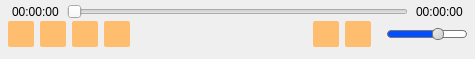
<?xml version="1.0" encoding="UTF-8"?>
<ui version="4.0">
 <class>Form</class>
 <widget class="QWidget" name="Form">
  <property name="geometry">
   <rect>
    <x>0</x>
    <y>0</y>
    <width>475</width>
    <height>59</height>
   </rect>
  </property>
  <property name="windowTitle">
   <string>Form</string>
  </property>
  <layout class="QGridLayout" name="gridLayout">
   <property name="leftMargin">
    <number>0</number>
   </property>
   <property name="topMargin">
    <number>0</number>
   </property>
   <property name="rightMargin">
    <number>0</number>
   </property>
   <property name="bottomMargin">
    <number>8</number>
   </property>
   <property name="spacing">
    <number>0</number>
   </property>
   <item row="1" column="0">
    <widget class="QWidget" name="controlWidget" native="true">
     <property name="sizePolicy">
      <sizepolicy hsizetype="Expanding" vsizetype="Maximum">
       <horstretch>0</horstretch>
       <verstretch>0</verstretch>
      </sizepolicy>
     </property>
     <property name="styleSheet">
      <string notr="true">#volumeSlider::groove:horizontal {
	border: 1px solid #bbb;
	background: white;
	height: 6px;
	border-radius: 4px;
}

#volumeSlider::sub-page:horizontal {
	background: rgb(1, 77, 255);
	border: 1px solid #777;
	height: 10px;
	border-radius: 4px;
}

#volumeSlider::handle:horizontal {
	background: qlineargradient(x1:0, y1:0, x2:1, y2:1, stop:0 #eee, stop:1 #ccc);
	border: 1px solid #777;
	width: 10px;
	margin-top: -3px;
	margin-bottom: -3px;
	border-radius: 5px;
}

#volumeSlider::add-page:horizontal {
	background: #fff;
	border: 1px solid #777;
	height: 10px;
	border-radius: 4px;
}

QPushButton{
   	border-color: rgb(255, 219, 168);
   	background-color: rgb(255, 190, 111);
	border-radius: 2px;
}

QPushButton:hover {
	border: 1px solid rgb(24, 103, 155);
	background-color: rgb(255, 163, 72);
	border-radius: 3px;
}

QPushButton:pressed {
	border: 1px solid rgb(24, 103, 155);
	background-color: rgb(230, 97, 0);
	border-radius: 4px;
 }</string>
     </property>
     <layout class="QHBoxLayout" name="horizontalLayout_2">
      <property name="leftMargin">
       <number>8</number>
      </property>
      <property name="topMargin">
       <number>2</number>
      </property>
      <property name="rightMargin">
       <number>8</number>
      </property>
      <property name="bottomMargin">
       <number>2</number>
      </property>
      <item>
       <widget class="QPushButton" name="playButton">
        <property name="minimumSize">
         <size>
          <width>26</width>
          <height>26</height>
         </size>
        </property>
        <property name="maximumSize">
         <size>
          <width>26</width>
          <height>26</height>
         </size>
        </property>
        <property name="baseSize">
         <size>
          <width>30</width>
          <height>30</height>
         </size>
        </property>
        <property name="toolTip">
         <string>play/pause</string>
        </property>
        <property name="toolTipDuration">
         <number>2</number>
        </property>
        <property name="styleSheet">
         <string notr="true"/>
        </property>
        <property name="text">
         <string/>
        </property>
        <property name="icon">
         <iconset resource="resource.qrc">
          <normaloff>:/images/icons/play.png</normaloff>:/images/icons/play.png</iconset>
        </property>
        <property name="shortcut">
         <string>Space</string>
        </property>
        <property name="flat">
         <bool>false</bool>
        </property>
       </widget>
      </item>
      <item>
       <widget class="QPushButton" name="stopButton">
        <property name="minimumSize">
         <size>
          <width>26</width>
          <height>26</height>
         </size>
        </property>
        <property name="maximumSize">
         <size>
          <width>26</width>
          <height>26</height>
         </size>
        </property>
        <property name="baseSize">
         <size>
          <width>30</width>
          <height>30</height>
         </size>
        </property>
        <property name="toolTip">
         <string>stop</string>
        </property>
        <property name="toolTipDuration">
         <number>2</number>
        </property>
        <property name="text">
         <string/>
        </property>
        <property name="icon">
         <iconset resource="resource.qrc">
          <normaloff>:/images/icons/stop.png</normaloff>:/images/icons/stop.png</iconset>
        </property>
        <property name="shortcut">
         <string>S</string>
        </property>
        <property name="flat">
         <bool>false</bool>
        </property>
       </widget>
      </item>
      <item>
       <widget class="QPushButton" name="previousButton">
        <property name="minimumSize">
         <size>
          <width>26</width>
          <height>26</height>
         </size>
        </property>
        <property name="maximumSize">
         <size>
          <width>26</width>
          <height>26</height>
         </size>
        </property>
        <property name="baseSize">
         <size>
          <width>30</width>
          <height>30</height>
         </size>
        </property>
        <property name="toolTip">
         <string>previous</string>
        </property>
        <property name="toolTipDuration">
         <number>2</number>
        </property>
        <property name="text">
         <string/>
        </property>
        <property name="icon">
         <iconset resource="resource.qrc">
          <normaloff>:/images/icons/previous.png</normaloff>:/images/icons/previous.png</iconset>
        </property>
        <property name="shortcut">
         <string>P</string>
        </property>
        <property name="flat">
         <bool>false</bool>
        </property>
       </widget>
      </item>
      <item>
       <widget class="QPushButton" name="nextButton">
        <property name="minimumSize">
         <size>
          <width>26</width>
          <height>26</height>
         </size>
        </property>
        <property name="maximumSize">
         <size>
          <width>26</width>
          <height>26</height>
         </size>
        </property>
        <property name="baseSize">
         <size>
          <width>30</width>
          <height>30</height>
         </size>
        </property>
        <property name="toolTip">
         <string>next</string>
        </property>
        <property name="toolTipDuration">
         <number>2</number>
        </property>
        <property name="text">
         <string/>
        </property>
        <property name="icon">
         <iconset resource="resource.qrc">
          <normaloff>:/images/icons/next.png</normaloff>:/images/icons/next.png</iconset>
        </property>
        <property name="shortcut">
         <string>N</string>
        </property>
        <property name="flat">
         <bool>false</bool>
        </property>
       </widget>
      </item>
      <item>
       <spacer name="horizontalSpacer">
        <property name="orientation">
         <enum>Qt::Horizontal</enum>
        </property>
        <property name="sizeHint" stdset="0">
         <size>
          <width>40</width>
          <height>20</height>
         </size>
        </property>
       </spacer>
      </item>
      <item>
       <widget class="QPushButton" name="playlistButton">
        <property name="minimumSize">
         <size>
          <width>26</width>
          <height>26</height>
         </size>
        </property>
        <property name="maximumSize">
         <size>
          <width>26</width>
          <height>26</height>
         </size>
        </property>
        <property name="baseSize">
         <size>
          <width>30</width>
          <height>30</height>
         </size>
        </property>
        <property name="toolTip">
         <string>playlist</string>
        </property>
        <property name="toolTipDuration">
         <number>2</number>
        </property>
        <property name="text">
         <string/>
        </property>
        <property name="icon">
         <iconset resource="resource.qrc">
          <normaloff>:/images/icons/playlist.png</normaloff>:/images/icons/playlist.png</iconset>
        </property>
        <property name="iconSize">
         <size>
          <width>20</width>
          <height>20</height>
         </size>
        </property>
        <property name="shortcut">
         <string>Ctrl+P</string>
        </property>
        <property name="flat">
         <bool>false</bool>
        </property>
       </widget>
      </item>
      <item>
       <widget class="QPushButton" name="timelineButton">
        <property name="minimumSize">
         <size>
          <width>26</width>
          <height>26</height>
         </size>
        </property>
        <property name="maximumSize">
         <size>
          <width>26</width>
          <height>26</height>
         </size>
        </property>
        <property name="baseSize">
         <size>
          <width>30</width>
          <height>30</height>
         </size>
        </property>
        <property name="toolTip">
         <string>Timelines</string>
        </property>
        <property name="toolTipDuration">
         <number>2</number>
        </property>
        <property name="text">
         <string/>
        </property>
        <property name="icon">
         <iconset resource="resource.qrc">
          <normaloff>:/images/icons/layout.png</normaloff>:/images/icons/layout.png</iconset>
        </property>
        <property name="iconSize">
         <size>
          <width>20</width>
          <height>20</height>
         </size>
        </property>
        <property name="shortcut">
         <string>Ctrl+T</string>
        </property>
        <property name="autoDefault">
         <bool>false</bool>
        </property>
        <property name="default">
         <bool>false</bool>
        </property>
        <property name="flat">
         <bool>false</bool>
        </property>
       </widget>
      </item>
      <item>
       <spacer name="horizontalSpacer_2">
        <property name="orientation">
         <enum>Qt::Horizontal</enum>
        </property>
        <property name="sizeType">
         <enum>QSizePolicy::Maximum</enum>
        </property>
        <property name="sizeHint" stdset="0">
         <size>
          <width>10</width>
          <height>20</height>
         </size>
        </property>
       </spacer>
      </item>
      <item>
       <widget class="QSlider" name="volumeSlider">
        <property name="maximumSize">
         <size>
          <width>80</width>
          <height>16777215</height>
         </size>
        </property>
        <property name="toolTip">
         <string>volume</string>
        </property>
        <property name="toolTipDuration">
         <number>2</number>
        </property>
        <property name="maximum">
         <number>100</number>
        </property>
        <property name="value">
         <number>67</number>
        </property>
        <property name="orientation">
         <enum>Qt::Horizontal</enum>
        </property>
        <property name="tickPosition">
         <enum>QSlider::TicksBelow</enum>
        </property>
       </widget>
      </item>
     </layout>
    </widget>
   </item>
   <item row="0" column="0">
    <widget class="QWidget" name="progressWidget" native="true">
     <property name="sizePolicy">
      <sizepolicy hsizetype="Preferred" vsizetype="Maximum">
       <horstretch>0</horstretch>
       <verstretch>0</verstretch>
      </sizepolicy>
     </property>
     <property name="styleSheet">
      <string notr="true"/>
     </property>
     <layout class="QHBoxLayout" name="horizontalLayout">
      <property name="spacing">
       <number>8</number>
      </property>
      <property name="leftMargin">
       <number>12</number>
      </property>
      <property name="topMargin">
       <number>4</number>
      </property>
      <property name="rightMargin">
       <number>12</number>
      </property>
      <property name="bottomMargin">
       <number>0</number>
      </property>
      <item>
       <widget class="QLabel" name="startTimeLabel">
        <property name="text">
         <string>00:00:00</string>
        </property>
       </widget>
      </item>
      <item>
       <widget class="QSlider" name="videoSlider">
        <property name="sizePolicy">
         <sizepolicy hsizetype="Expanding" vsizetype="Minimum">
          <horstretch>0</horstretch>
          <verstretch>0</verstretch>
         </sizepolicy>
        </property>
        <property name="minimumSize">
         <size>
          <width>0</width>
          <height>0</height>
         </size>
        </property>
        <property name="maximumSize">
         <size>
          <width>16777215</width>
          <height>16</height>
         </size>
        </property>
        <property name="autoFillBackground">
         <bool>false</bool>
        </property>
        <property name="styleSheet">
         <string notr="true"/>
        </property>
        <property name="value">
         <number>0</number>
        </property>
        <property name="sliderPosition">
         <number>0</number>
        </property>
        <property name="tracking">
         <bool>true</bool>
        </property>
        <property name="orientation">
         <enum>Qt::Horizontal</enum>
        </property>
        <property name="invertedAppearance">
         <bool>false</bool>
        </property>
        <property name="invertedControls">
         <bool>false</bool>
        </property>
       </widget>
      </item>
      <item>
       <widget class="QLabel" name="endTimeLabel">
        <property name="text">
         <string>00:00:00</string>
        </property>
       </widget>
      </item>
     </layout>
    </widget>
   </item>
  </layout>
 </widget>
 <resources>
  <include location="resource.qrc"/>
 </resources>
 <connections/>
</ui>
